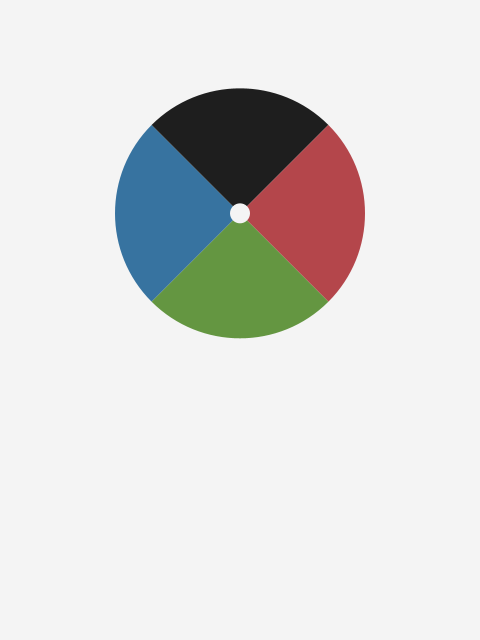
Frame 1 (no input)
Frame 2 (the mouse pressed at the canvas centre, redrawn once): identical to frame 1, image omitted

The Processing sketch that drew this single still picture (run headless with seeded random() and noise(); the mouse was pressed at the canvas centre and the sketch redrawn once):

// Processing sketch: howl_s_moving_castle
// ── howl_s_moving_castle.pde

final color PAPER = color(244);

final color[] INKS = {
  color(55, 115, 160),
  color(30, 30, 30),
  color(180, 70, 75),
  color(100, 150, 65)
};

void setup() {
  size(480, 640);
  noLoop();
}

void draw() {
  
  translate(width/2.0, height/3.0);
  
  background(PAPER);
  noStroke();
  
  rotate(QUARTER_PI);
  
  for (int i=0; i<4; i++) {
    rotate(HALF_PI);
    fill(INKS[i]);
    arc(0, 0, 250, 250, 0, HALF_PI, PIE);
  }
  
  ellipseMode(CENTER);
  fill(PAPER);
  ellipse(0, 0, 20, 20);
}
